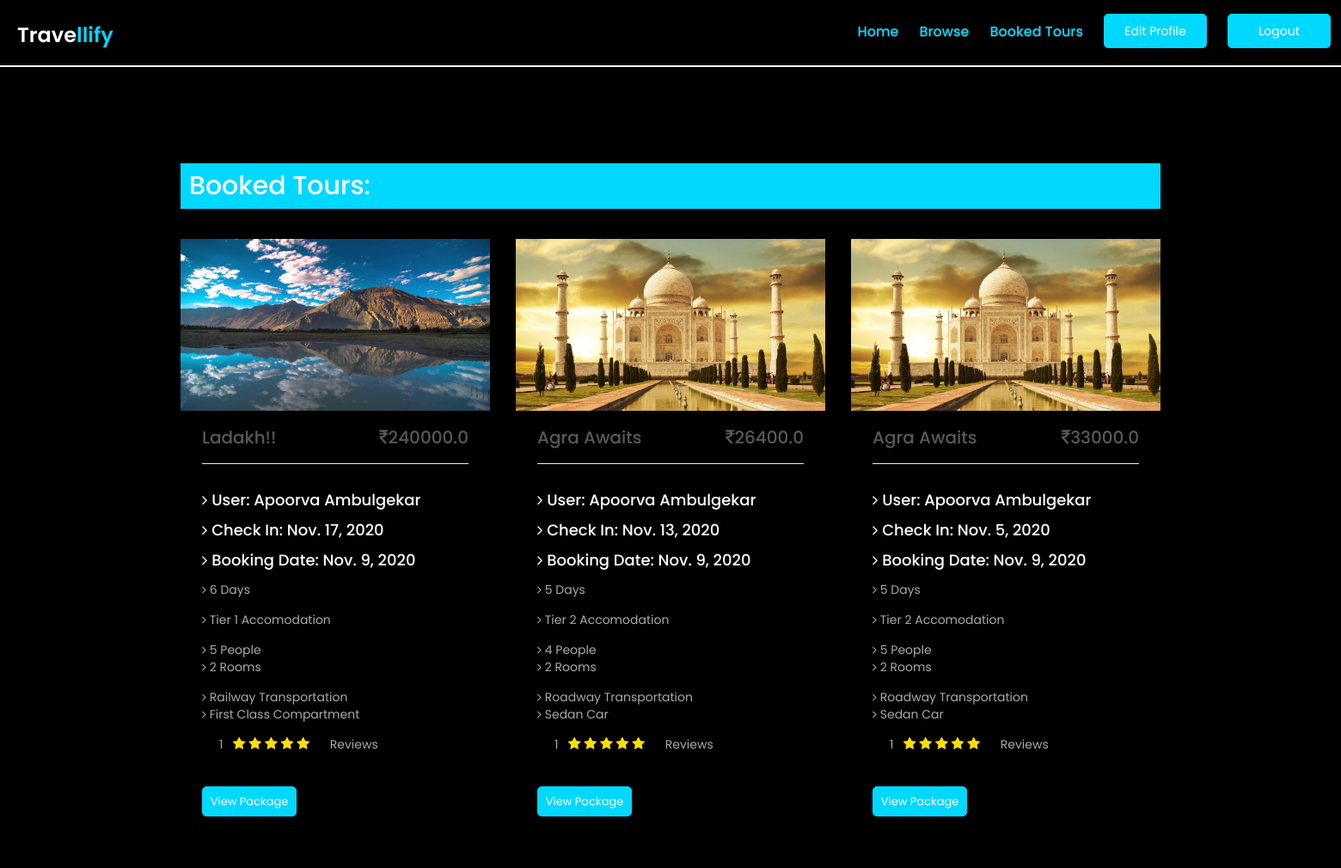
Before: /booked (signed in) with the older database file.
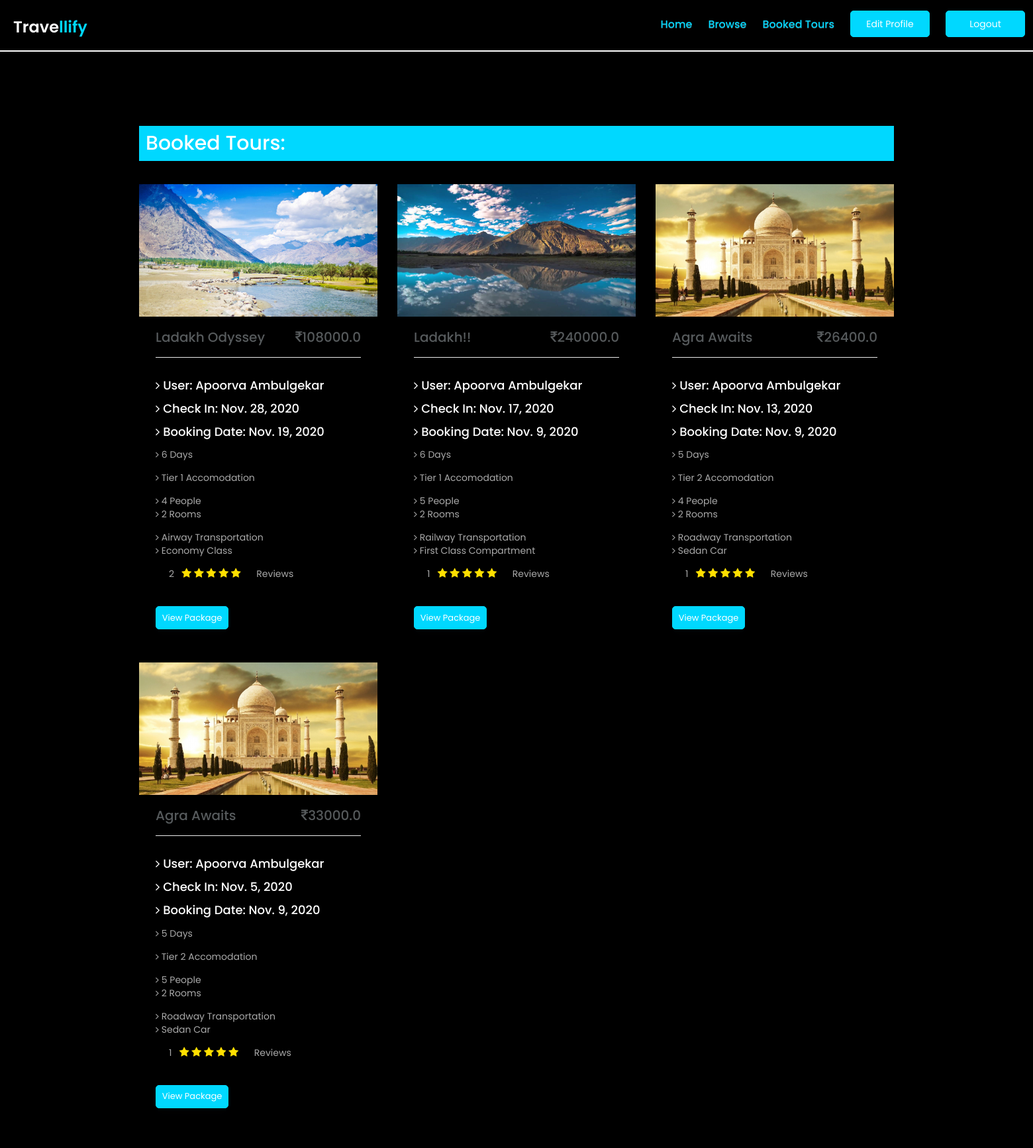
After: the same page with the newer database file.
### app1/models.py (models this page shows, shortened)
class Booking(models.Model):
    n_people = models.IntegerField()
    trip_date = models.DateField()
    booking_date = models.DateField(null=True, blank=True, auto_now_add=True)
    total = models.FloatField()
    rooms = models.IntegerField()
    payment_mode = models.CharField(max_length=50)
    package = models.ForeignKey(Package, on_delete=models.CASCADE)
    customer = models.ForeignKey(
        settings.AUTH_USER_MODEL, on_delete=models.CASCADE
    )

class Package(models.Model):
    name = models.CharField(max_length=100)
    days = models.IntegerField()
    hotel = models.ForeignKey(Hotel, on_delete=models.CASCADE)
    mot = models.ForeignKey(Mot, on_delete=models.CASCADE)
    destination = models.ForeignKey(Destination, on_delete=models.CASCADE)
    cost = models.FloatField()
    ppic = models.ImageField(
        upload_to='package/%Y/%m/%d/', blank=True, default='media/h.jpg')
    review = models.IntegerField()

class User(AbstractBaseUser, PermissionsMixin):
    email = models.EmailField(
        verbose_name=_('email address'), max_length=255, unique=True
    )
    first_name = models.CharField(_('first name'), max_length=30, blank=True)
    last_name = models.CharField(_('last name'), max_length=150, blank=True)
    phone = models.CharField(max_length=12, blank=True)
    city = models.CharField(max_length=100, null=True, blank=True)
    is_active = models.BooleanField(
        _('active'),
        default=True,
        help_text=_(
            'Designates whether this user should be treated as active. '
            'Unselect this instead of deleting accounts.'
        ),
    )
    is_staff = models.BooleanField(
        _('staff status'),
        default=False,
        help_text=_(
            'Designates whether the user can log into this admin site.'
        ),
    )
    date_joined = models.DateTimeField(
        _('date joined'), default=timezone.now
    )
    objects = UserManager()
    USERNAME_FIELD = 'email'
    REQUIRED_FIELDS = ['first_name', 'last_name', 'phone', 'city']

class Hotel(models.Model):
    info = models.TextField(blank=True, null=True)
    tier = models.IntegerField()
    hname = models.CharField(max_length=255)
    locality = models.CharField(max_length=255)
    d_id = models.ForeignKey(Destination, on_delete=models.CASCADE)
    hpic = models.ImageField(
        upload_to='hotel/%Y/%m/%d/', blank=True, default='media/h.jpg')

class Mot(models.Model):
    fare = models.FloatField()
    t_type = models.CharField(max_length=20)
    cartype = models.CharField(max_length=20, null=True, blank=True)
    c_class = models.CharField(max_length=20, null=True, blank=True)
    A_class = models.CharField(max_length=20, null=True, blank=True)

### app1/views.py (the view)
# urls.py: path('booked', views.booked, name='booked'),
def booked(request):
    u = request.user
    b = Booking.objects.filter(customer=u).order_by('-trip_date')
    context = {
        'b': b,
        'u': u
    }
    return render(request, 'booked.html', context)

### templates/booked.html (shortened to what this page needs)
{% extends 'base.html' %} {% load static %} {% block content %} {% include 'navbar.html' %}
<br><br>
<section class="travel-box">
    <div class="container">
        <div class="row">
            <div class="col-md-12">
                <div class="single-travel-boxes">
                    <div style="width:100%;background-color:#00d8ff;padding:10px">
                        <h2 style="color:#fff">Booked Tours:</h2>
                    </div>
                </div>
            </div>
        </div>
    </div>
</section>
<section id="pack" class="packages">
    <div class="container">
        <div class="packages-content">
            <div class="row">
                {% for i in b %}
                <div class="col-md-4 col-sm-6">
                    <div class="single-package-item">
                        <img src="{{i.package.ppic.url}}" alt="package-place" style="height:200px;width:100%" />
                        <div class="single-package-item-txt">
                            <h3>{{i.package.name}} <span class="pull-right"> <i class="fa fa-rupee"></i>{{i.total}}</span></h3>
                            <div class="packages-para">
                                <b>
                                    <p ><h4 style="color:#fff">
                                        <span>
                                            <i class="fa fa-angle-right"></i> User:
                                            </span>
                                        <span> {{i.customer.first_name}}&nbsp;{{i.customer.last_name}}</span></h4>
                                    </p></b>
                                <b>
                                        <p ><h4 style="color:#fff">
                                            <span>
                                                <i class="fa fa-angle-right"></i> Check In:
                                                </span>
                                            <span> {{i.trip_date}}</span></h4>
                                        </p></b>
                                <b>
                                            <p ><h4 style="color:#fff">
                                                <span>
                                                    <i class="fa fa-angle-right"></i> Booking Date:
                                                    </span>
                                                <span> {{i.booking_date}}</span></h4>
                                            </p></b>
                                <p>
                                    <span>
                        <i class="fa fa-angle-right"></i> {{i.package.days}} Days
                      </span>
                    </p><p>
                                    <i class="fa fa-angle-right"></i> Tier {{i.package.hotel.tier}} accomodation</p>
                                <p>
                                    <span>
                            <i class="fa fa-angle-right"></i> {{i.n_people}} People
                          </span>
                                    <i class="fa fa-angle-right"></i> {{i.rooms}} Rooms</p>
                                <p>
                                    <span>
                        <i class="fa fa-angle-right"></i> {{i.package.mot.t_type}} Transportation
                      </span> {% if 'Railway' in i.package.mot.t_type %}
                                    <span>
                        <i class="fa fa-angle-right"></i> {{i.package.mot.c_class}} Compartment
                      </span> {% elif 'Roadway' in i.package.mot.t_type %}
                                    <span>
                        <i class="fa fa-angle-right"></i> {{i.package.mot.cartype}} Car
                      </span> {% elif 'Airway' in i.package.mot.t_type %}
                                    <span>
                        <i class="fa fa-angle-right"></i> {{i.package.mot.A_class}} Class
                      </span> {% endif %}
                                </p>
                            </div>
                            <div class="packages-review">
                                <p><span>{{i.package.review}} &nbsp;</span>
                                    <i class="fa fa-star"></i>
                                    <i class="fa fa-star"></i>
                                    <i class="fa fa-star"></i>
                                    <i class="fa fa-star"></i>
                                    <i class="fa fa-star"></i>
                                    <span> reviews</span>
                                </p>
                            </div>
                            <div class="about-btn">
                                <button class="about-view packages-btn"><a href="{% url 'package' i.id%}" style="color: white">View Package</a></button>
                            </div>
                        </div>
                    </div>
                </div>
                {% endfor %}
            </div>
        </div>
    </div>
</section>
{% endblock %}

### templates/base.html (shortened to what this page needs)
{% load static %}
<!DOCTYPE html>
<html lang="en">
  <head>
    <link
      rel="stylesheet"
      href="https://maxcdn.bootstrapcdn.com/bootstrap/3.3.6/css/bootstrap.min.css"
    />
    <link
      rel="stylesheet"
      href="https://maxcdn.bootstrapcdn.com/bootstrap/3.3.6/css/bootstrap-theme.min.css"
    />
    <link
      rel="stylesheet"
      href="https://stackpath.bootstrapcdn.com/font-awesome/4.7.0/css/font-awesome.min.css"
    />
    <link rel="stylesheet" href="{% static 'assets/images/style.css' %}" />
  </head>
  <body>
    {% block content %} {% endblock %}
  </body>
</html>

### templates/navbar.html (shortened to what this page needs)
{% extends 'base.html' %} {% load static %} {% block content %} {% if user.is_authenticated%}
<header class="top-area">
    <div class="header-area">
        <div>
            <div class="row">
                <div class="col-sm-2">
                    <div class="logo">
                        <a href="{% url 'index' %}" style="margin-left:20px"> Trave<span>llify</span> </a>
                    </div>
                </div>
                <div class="col-sm-10">
                    <div class="main-menu">
                        <div class="collapse navbar-collapse">
                            <ul class="nav navbar-nav navbar-right">
                                <li class="smooth-menu">
                                    <a href="{% url 'index' %}" style="color: #00d8ff">home</a>
                                </li>
                                <li class="smooth-menu">
                                    <a href="{% url 'browse'%}" style="color: #00d8ff"> Browse </a>
                                </li>
                                <li class="smooth-menu">
                                    <a href="{% url 'booked' %}" style="color: #00d8ff">Booked Tours</a>
                                </li>
                                <li>
                                    <button class="book-btn" data-toggle="modal" data-target="#mm">
                    Edit Profile
                  </button>
                                </li>
                                <li>
                                    <form method="POST" action="{% url 'logout' %}">
                                        <button type="submit" class="book-btn nav-link">Logout</button>
                                    </form>
                                </li>
                            </ul>
                        </div>
                    </div>
                </div>
            </div>
            <div class="home-border"></div>
        </div>
    </div>
</header>
{% endif %}  {% endblock %}

### static/assets/images/style.css (style rules this page uses)
* { padding: 0; margin: 0; }
* { box-sizing: border-box; }
body { position: relative; font-size: 14px; color: #222222; background: black; font-family: "Poppins", sans-serif; max-width: 1920px; margin: 0 auto; overflow-x: hidden; }
a, a:hover, a:active, a:focus { display: inline-block; text-decoration: none; font-size: 13px; padding: 0; margin: 0; }
h1, h2, h3, h4, h5, h6 { margin: 0; color: #222222; text-transform: capitalize; }
p { margin: 0; color: #666666; font-size: 14px; }
img { border: none; max-width: 100%; height: auto; }
ul { padding: 0; margin: 0; list-style: none; }
ul li { list-style: none; }
select, input, textarea, button { box-shadow: none; outline: 0 !important; }
html, body { height: 100%; z-index: 2; }
.top-area { position: absolute; width: 100%; }
.header-area { position: relative; width: 100%; }
.logo a, .logo a:hover, .logo a:focus { color: #fff; font-size: 24px; font-family: "Poppins", sans-serif; text-transform: capitalize; font-weight: 600; margin: 14px 0px 0; padding: 10px 0 0 0; }
.logo a span { color: #00d8ff; text-transform: capitalize; }
.main-menu { position: relative; }
.main-menu .nav li { position: relative; padding: 16px 12px 0px; -webkit-transition: all 0.2s linear; -moz-transition: all 0.2s linear; -ms-transition: all 0.2s linear; -o-transition: all 0.2s linear; transition: all 0.2s linear; }
.main-menu .nav li a { padding: 11px 0 29px; color: #fff; font-size: 16px; text-transform: capitalize; font-family: "Poppins", sans-serif; font-weight: 500; -webkit-transition: all 0.25s ease-in-out 0s; -moz-transition: all 0.25s ease-in-out 0s; -o-transition: all 0.25s ease-in-out 0s; transition: all 0.25s ease-in-out 0s; }
.main-menu .nav a:before { position: absolute; content: ""; width: 0px; height: 2px; bottom: -2.4px; left: 0; background: transparent; -webkit-transition: 0.3s ease-in-out; -ms-transition: 0.3s ease-in-out; -moz-transition: 0.3s ease-in-out; -o-transition: 0.3s ease-in-out; transition: 0.3s ease-in-out; }
.home-border { border-top: 2px solid #fff; }
.book-btn { background: #00d8ff; border: 1px solid #00d8ff; width: 120px; height: 40px; white-space: nowrap; text-align: center; color: #fff; font-size: 14px; font-family: "Poppins", sans-serif; text-transform: capitalize; border-radius: 5px; -webkit-transition: 0.5s ease-in-out; -moz-transition: 0.5s ease-in-out; -ms-transition: 0.5s ease-in-out; -o-transition: 0.5s ease-in-out; transition: 0.5s ease-in-out; }
.about-btn { margin-top: 39px; letter-spacing: 1.2px; transition: 0.5s ease-in-out; }
.about-view { display: flex; justify-content: center; align-items: center; background: #00d8ff; border: 1px solid #00d8ff; width: 200px; height: 60px; white-space: nowrap; color: #fff; font-size: 16px; font-family: "Poppins", sans-serif; text-transform: uppercase; border-radius: 5px; box-shadow: 0 5px 20px rgba(14, 15, 18, 0.2); transition: 0.5s ease-in-out; }
.single-travel-boxes { margin-top: 150px; background: #f3f3f3; margin-bottom: 10px; }
.packages { padding: 10px 0 10px; }
.packages-content { margin-top: 15px; }
.single-package-item { margin-bottom: 30px; padding-bottom: 20px; box-shadow: 0 0 20px rgba(0, 0, 0, 0.1); transition: 0.5s; }
.single-package-item-txt { padding: 0 25px; }
.single-package-item img { width: 100%; }
.single-package-item h3 { position: relative; font-size: 20px; color: #565a5c; font-weight: 500; font-family: "Poppins", sans-serif; padding: 20px 0; }
.single-package-item h3:after { position: absolute; content: " "; bottom: 0; left: 0; width: 100%; height: 1px; background: #ebebeb; }
.packages-para { padding: 17px 0 0; text-transform: capitalize; }
.packages-para p { font-size: 14px; color: #aaa; font-family: "Poppins", sans-serif; margin-bottom: 15px; }
.packages-para p span { display: inline-block; width: 1000px; }
.packages-review p i { color: #ffdf00; font-size: 16px; }
.packages-review span { margin-left: 20px; font-size: 14px; color: #aaa; font-family: "Poppins", sans-serif; text-transform: capitalize; }
.about-view.packages-btn { width: 110px; height: 35px; font-size: 14px; color: #fff; text-transform: capitalize; transition: 0.5s; }
* { margin: 0; padding: 0; }

Changed rows visible on the page:
added Booking: package.ppic (picture), package.name "Ladakh Odyssey", total "108000.0", customer.first_name "Apoorva", customer.last_name "Ambulgekar", trip_date "Nov. 28, 2020", booking_date "Nov. 19, 2020", package.days "6", package.hotel.tier "1", n_people "4", rooms "2", package.mot.t_type "Airway", package.mot.A_class "Economy", package.review "2"
